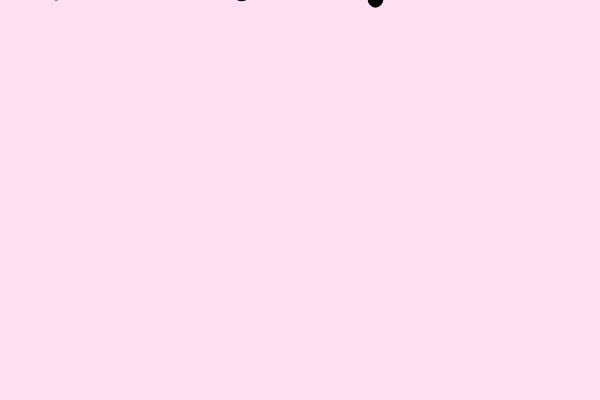
Frame 1 (no input)
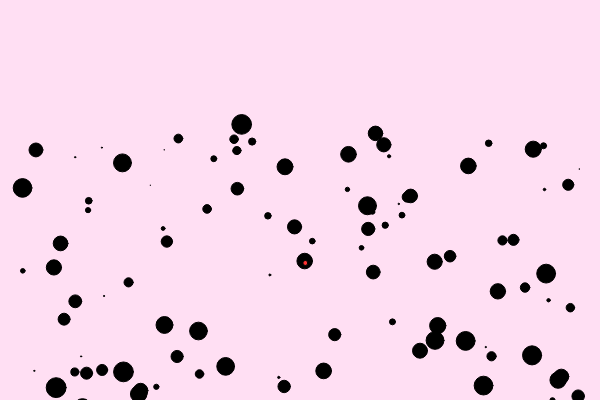
Frame 60 (no input)
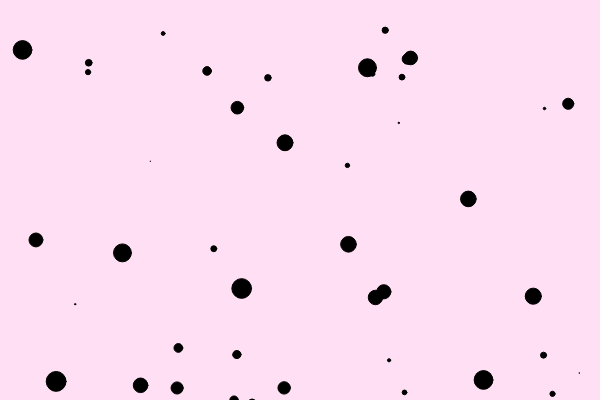
Frame 120 (the mouse pressed at the canvas centre since frame 60)

The p5.js sketch that drew these frames (run headless with seeded random() and noise() and a simulated clock; from frame 60 on, the mouse is pressed at the canvas centre):

// p5.js sketch
// ── sketch.js

var puntos = [];
var centromasa;
const CANTPUNTOS = 100;
const STARTY = -500;
const MAXMASA = 20;

function setup() {
	createCanvas(600, 400);
	for (var i = 0; i < CANTPUNTOS; i++) {
		puntos[i] = new Punto(random(MAXMASA,width - MAXMASA),random(STARTY,0), random(0,20));
	}
	centromasa = new CentroMasa(puntos);
}

function draw() {
	background(255,223,243);
	for (var i = 0; i < puntos.length; i++) {
		puntos[i].show();
		puntos[i].move();
	}
	centromasa.show();
}

function keyPressed() {
	if (key == 'Z') {
		for (var i = 0; i < CANTPUNTOS; i++) {
			puntos[i].x = random(MAXMASA,width);
			puntos[i].y = random(STARTY,0);
			puntos[i].vx = 0;
			puntos[i].vy = 0;
		}
	}

	if (keyCode === RIGHT_ARROW) {
		for (var i = 0; i < puntos.length; i++) {
			puntos[i].vx++;
		}
	} else if (keyCode === LEFT_ARROW) {
		for (var i = 0; i < puntos.length; i++) {
			puntos[i].vx--;
		}
	}
}

// ── centromasa.js
function CentroMasa(puntos){
	
	this.show = function(){
		var x = 0;
		var y = 0;
		var m = 0;
		for (var i = 0; i < puntos.length; i++) {
			x += (puntos[i].x * puntos[i].m);
			y += (puntos[i].y * puntos[i].m);
			m += puntos[i].m
		}
		x /= m;
		y /= m;
		fill(255, 50, 50);
		ellipse(x, y, 5, 5);

	}
}

/*

x = sum(m*r) / sum(m)

*/
// ── linea.js
function Linea(punto1, punto2){
	
	this.show = function(){
		fill(0, 0, 255);
		line(punto1.x, punto1.y, punto2.x, punto2.y);
	}
	
}
// ── punto.js
function Punto(x, y, m){
	
	this.x = x;
	this.y = y;
	this.vx = 0;
	this.vy = 0;
	this.grav = 0.5;
	this.rebote = -0.9;
	this.m = m;
	
	this.show = function(){
		fill(0, 0, 0);
		ellipse(this.x, this.y, this.m, this.m);
	}
	
	this.move = function(){
		this.x = this.x + this.vx;
		this.y = this.y + this.vy;
		this.vy = this.vy + this.grav;
		if (this.y >= (height - this.m)){
			this.vy = this.vy * this.rebote;
		}
		if (this.x >= width - this.m || this.x - this.m <= 0){
			this.vx = this.vx * this.rebote;
		}
	}
}

/*y = yo + vt + 1/2 a*t^2

v = v + at*/
